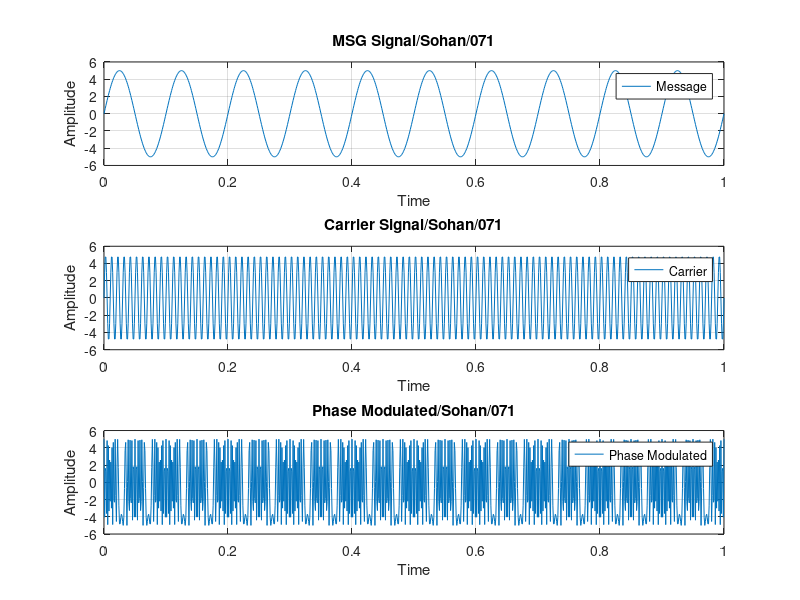

MATLAB code to generate this figure:
clc;

close all
t=0:0.001:1;
vm=5;
vc=5;
fm=10;
fc=100;
m=10;
msg=vm*sin(2*pi*fm*t);
subplot(311);
plot(t,msg);
xlabel("Time");
ylabel("Amplitude");
title("MSG Signal/Sohan/071");
legend("Message");
grid on;
carrier = vc*sin(2*pi*fc*t);
subplot(3,1,2);
plot(t,carrier);
xlabel("Time");
ylabel("Amplitude");
title("Carrier Signal/Sohan/071");
legend("Carrier");
grid on;
y=vc.*cos((2*pi*fc*t)+m*msg);
subplot(313);
plot(t,y);
xlabel("Time");
ylabel("Amplitude");
title("Phase Modulated/Sohan/071");
legend("Phase Modulated");
grid on;
